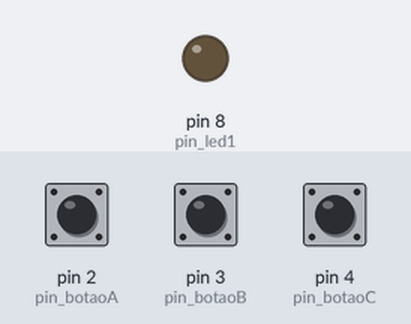
Simulated run of this sketch. Board: Arduino Uno, built with avr-gcc and run on an emulated ATmega328P. On the bench: output pins drawn as LEDs (lit = HIGH). The test bench sets the inputs (shaded band); at power-on: pin 2 (pin_botaoA) LOW, pin 3 (pin_botaoB) HIGH, pin 4 (pin_botaoC) HIGH.

Above: at 1.2 s.
1.3 s: pin 2 (pin_botaoA) pulled HIGH for 0.15 s
At 1.37 s:
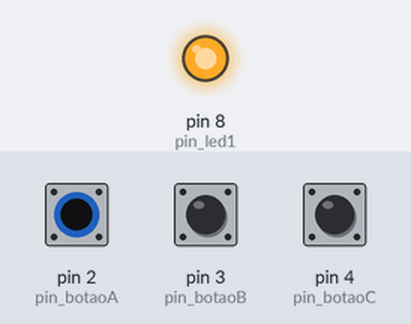
2.9 s: pin 2 (pin_botaoA) pulled HIGH for 3.2 s
At 7.3 s:
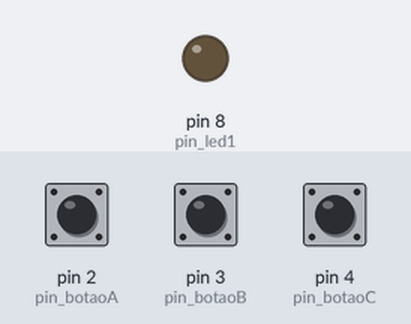
7.6 s: pin 3 (pin_botaoB) pulled LOW for 3.2 s
At 8.7 s:
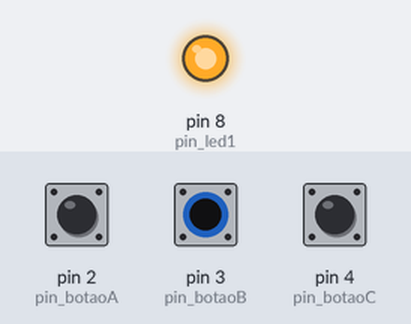
Timing chart, 0 to 12.3 s (numbered marks = the images above; inputs shaded):
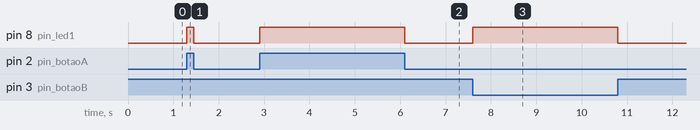

Measured:
- after the input at 1.3 s, pin 8 (pin_led1): LOW → HIGH at once, → LOW 0.15 s later
- after the input at 2.9 s, pin 8 (pin_led1): LOW → HIGH at once, → LOW 3.2 s later
- after the input at 7.6 s, pin 8 (pin_led1): LOW → HIGH at once, → LOW 3.2 s later

The sketch:

Atividade_chaves.ino
```cpp
#define pin_led1 8
#define pin_botaoA 2
#define pin_botaoB 3
#define pin_botaoC 4
void setup() {
  pinMode(pin_led1, OUTPUT);
  pinMode(pin_botaoA, INPUT);
  pinMode(pin_botaoB, INPUT);
  pinMode(pin_botaoC, INPUT);

}

void loop() {
bool botaoA = digitalRead(pin_botaoA);
bool botaoB = digitalRead(pin_botaoB);
bool botaoC = digitalRead(pin_botaoC);

  if (((botaoA == 1) && (botaoB == 0)) && (botaoC == 0)) {
  digitalWrite(pin_led1, 1);

  }
  if (((botaoA == 0) && (botaoB == 1)) && (botaoC == 0)) {
  digitalWrite(pin_led1, 1);

  }
  if (((botaoA == 0) && (botaoB == 0)) && (botaoC == 1)) {
  digitalWrite(pin_led1, 1);

  }

  if (((botaoA == 1) && (botaoB == 1)) && (botaoC == 0)) {
  digitalWrite(pin_led1, 0);

  }
   if (((botaoA == 0) && (botaoB == 1)) && (botaoC == 1)) {
  digitalWrite(pin_led1, 0);

   }
  if (((botaoA == 1) && (botaoB == 0)) && (botaoC == 1)) {
  digitalWrite(pin_led1, 0);

   }
     if (((botaoA == 1) && (botaoB == 1)) && (botaoC == 1)) {
  digitalWrite(pin_led1, 1);

   }
    if (((botaoA == 0) && (botaoB == 0)) && (botaoC == 0)) {
  digitalWrite(pin_led1, 0);

  }
}
```
